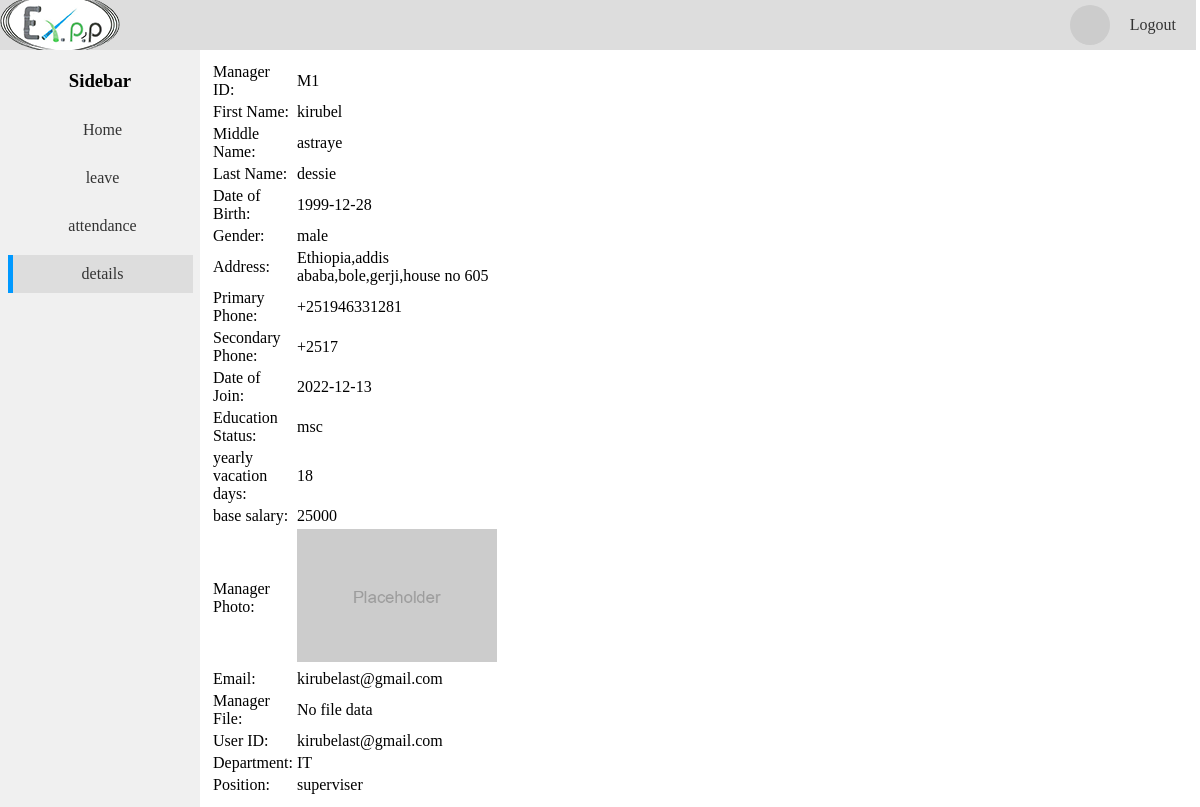
Page /managerdetails.php (signed in) on the committed database.
### tables this page shows
CREATE TABLE `manager` (
  `id` int(11) NOT NULL,
  `managerID` varchar(255) NOT NULL,
  `firstname` varchar(25) NOT NULL,
  `middlename` varchar(25) NOT NULL,
  `lastname` varchar(25) NOT NULL,
  `dateofbirth` date NOT NULL,
  `gender` enum('male','female') NOT NULL,
  `address` varchar(255) NOT NULL,
  `primary_phone` varchar(15) NOT NULL,
  `secondary_phone` varchar(15) NOT NULL,
  `dateofjoin` date NOT NULL,
  `education_status` varchar(255) NOT NULL,
  `manager_photo` blob NOT NULL,
  `email` varchar(255) NOT NULL,
  `managerfile` longblob NOT NULL,
  `yearlyvacationdays` int(11) NOT NULL DEFAULT 18,
  `basesalary` double NOT NULL,
  `userID` int(11) DEFAULT NULL,
  `departmentID` int(11) NOT NULL,
  `positionID` int(11) NOT NULL
);

CREATE TABLE `department` (
  `departmentID` int(11) NOT NULL,
  `departmentname` varchar(25) NOT NULL
);

CREATE TABLE `position` (
  `positionID` int(11) NOT NULL,
  `departmentID` int(11) NOT NULL,
  `positionname` varchar(25) NOT NULL
);

### managerdetails.php (the view, shortened to what this page needs)
<!DOCTYPE html>
<html>
<head>
</head>
<body>
<div class="page-container">
  <?php include 'header.php'; ?>
  <div class="content-container">
  <div class="sidebar">
  <h3>Sidebar</h3>
    <a  href="managerdashboard.php">Home</a>
    <a href="managerleave.php">leave</a>
    <a href="managerattendance.php">attendance</a>
    <a class="active"href="managerdetails.php">details</a>
  </div>
    <div class="form-container">
    <?php
require_once "connection.php";
$managerID = $_SESSION['user_type'];
$sql_manager = "SELECT * FROM manager WHERE managerID = '$managerID'";
$result_manager = $conn->query($sql_manager);
if ($result_manager->num_rows > 0) {
    while($row_manager = $result_manager->fetch_assoc()) {
        echo "<table>";
        echo "<tr><td>Manager ID:</td><td>".$row_manager["managerID"]."</td></tr>";
        echo "<tr><td>First Name:</td><td>".$row_manager["firstname"]."</td></tr>";
        echo "<tr><td>Middle Name:</td><td>".$row_manager["middlename"]."</td></tr>";
        echo "<tr><td>Last Name:</td><td>".$row_manager["lastname"]."</td></tr>";
        echo "<tr><td>Date of Birth:</td><td>".$row_manager["dateofbirth"]."</td></tr>";
        echo "<tr><td>Gender:</td><td>".$row_manager["gender"]."</td></tr>";
        echo "<tr><td>Address:</td><td>".$row_manager["address"]."</td></tr>";
        echo "<tr><td>Primary Phone:</td><td>".$row_manager["primary_phone"]."</td></tr>";
        echo "<tr><td>Secondary Phone:</td><td>".$row_manager["secondary_phone"]."</td></tr>";
        echo "<tr><td>Date of Join:</td><td>".$row_manager["dateofjoin"]."</td></tr>";
        echo "<tr><td>Education Status:</td><td>".$row_manager["education_status"]."</td></tr>";
        echo "<tr><td>yearly vacation days:</td><td>".$row_manager["yearlyvacationdays"]."</td></tr>";
        echo "<tr><td>base salary:</td><td>".$row_manager["basesalary"]."</td></tr>";
        if (isset($row_manager['manager_photo'])) {
          echo "<tr><td>Manager Photo:</td><td><img class='manager-photo' src='manager_photo.jpg' style='max-width: 200px; max-height: 200px;'/></td></tr>";
      } else {
          echo "<tr><td>Manager Photo:</td><td>No photo data</td></tr>";
      }
      echo "<tr><td>Email:</td><td>".htmlspecialchars($row_manager["email"])."</td></tr>";
if (isset($row_manager['manager_file'])) {
    $pdf_file = "manager_file.pdf";
    file_put_contents($pdf_file, $row_manager['manager_file']);
    echo "<tr><td>Manager File:</td><td><a class='manager-file' href='manager_file.pdf'>View PDF</a></td></tr>";
} else {
    echo "<tr><td>Manager File:</td><td>No file data</td></tr>";
}
        $userID = $row_manager['userID'];
        $sql_login = "SELECT username FROM login WHERE userID = '$userID'";
        $result_login = $conn->query($sql_login);
        $row_login = $result_login->fetch_assoc();
        echo "<tr><td>User ID:</td><td>".$row_login["username"]."</td></tr>";
        $departmentID = $row_manager['departmentID'];
        $sql_department = "SELECT departmentname FROM department WHERE departmentID = '$departmentID'";
        $result_department = $conn->query($sql_department);
        $row_department = $result_department->fetch_assoc();
        echo "<tr><td>Department:</td><td>".$row_department["departmentname"]."</td></tr>";
        $positionID = $row_manager['positionID'];
        $sql_position = "SELECT positionname FROM position WHERE positionID = '$positionID'";
        $result_position = $conn->query($sql_position);
        $row_position = $result_position->fetch_assoc();
        echo "<tr><td>Position:</td><td>".$row_position["positionname"]."</td></tr>";
        echo "</table>";
    }
} else {
    echo "No results found.";
}
?>
    </div>
  </div>
</div>
</body>
</html>

### managerdetails.php (style rules this page uses)
body { margin: 0; padding: 0; display: flex; flex-direction: row; justify-content: flex-start; align-items: stretch; }
.page-container { display: flex; flex-direction: column; justify-content: flex-start; align-items: stretch; }
.content-container { display: flex; flex-direction: row; justify-content: flex-start; align-items: stretch; }
.sidebar { width: 200px; height: 100%; background-color: #f0f0f0; padding: 20px; box-sizing: border-box; display: flex; flex-direction: column; justify-content: flex-start; align-items: center; }
.sidebar h3 { margin-top: 0; }
.sidebar a { display: block; margin-bottom: 10px; padding: 10px; width: 100%; text-align: center; text-decoration: none; color: #333; border-left: 5px solid transparent; }
.sidebar a.active, .sidebar a:hover { background-color: #ddd; border-left-color: #09f; }
.manager-photo { max-width: 100%; }
.form-container { flex: 1; padding: 20px; box-sizing: border-box; display: flex; flex-direction: column; justify-content: flex-start; align-items: stretch; }
.form-container { max-width: 300px; padding: 10px; background-color: white; }
.form-container::after { content: ""; clear: both; display: table; }

### rows in the picture
manager: managerID "M1", firstname "kirubel", middlename "astraye", lastname "dessie", dateofbirth "1999-12-28", gender "male", address "Ethiopia,addis ababa,bole,gerji,house no 605", primary_phone "+251946331281", secondary_phone "+2517", dateofjoin "2022-12-13", education_status "msc", yearlyvacationdays "18", basesalary "25000", email "kirubelast@gmail.com", userID.username "kirubelast@gmail.com", departmentID.departmentname "IT", positionID.positionname "superviser"
